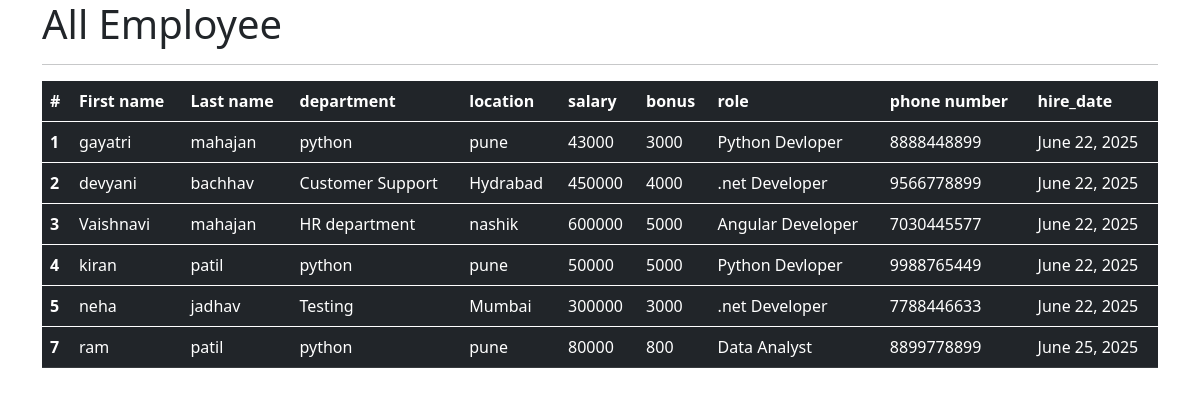
The app's page /all_emp with its own data.
### emp_app/models.py (models this page shows, shortened)
class Employee(models.Model):
    first_name = models.CharField(max_length=100, null=False)
    last_name = models.CharField(max_length=100)
    dept = models.ForeignKey(Department, on_delete=models.CASCADE)
    salary = models.IntegerField(default=0)
    bonus = models.IntegerField(default=0)
    role = models.ForeignKey(Role, on_delete=models.CASCADE)
    phone  = models.IntegerField(default=0)
    hire_date = models.DateField()
    def __str__(self):
        return "%s %s %s"%(self.first_name , self.last_name,self.phone)

class Department(models.Model):
    name = models.CharField(max_length=100,null=False)
    location = models.CharField(max_length=100)

class Role(models.Model):
    name = models.CharField(max_length=100 ,null=False)

### emp_app/views.py (the view)
# urls.py: path('all_emp',views.all_emp, name="all_emp"),
def all_emp(request):
    emps = Employee.objects.all()
    context = {
        'emps' :emps
    }
    print(context)
    return render(request,'all_emp.html',context)

### emp_app/templates/all_emp.html (shortened to what this page needs)
<!doctype html>
<html lang="en">
  <head>
    <link href="https://cdn.jsdelivr.net/npm/bootstrap@5.0.2/dist/css/bootstrap.min.css" rel="stylesheet">
  </head>
  <body>
 <div class="container">
  <h1>All Employee </h1>
  <hr>
  <table class="table  table-dark ">
  <thead>
    <tr>
      <th scope="col">#</th>
      <th scope="col">First name</th>
      <th scope="col">Last name</th>
      <th scope="col">department</th>
      <th scope="col">location</th>
      <th scope="col">salary</th>
      <th scope="col">bonus</th>
      <th scope="col">role</th>
      <th scope="col">phone number</th>
      <th scope="col">hire_date</th>
    </tr>
  </thead>
  {% for emp in emps %}
  <tbody>
    <tr>
      <th scope="row">{{emp.id}}</th>
      <td>{{emp.first_name}}</td>
      <td>{{emp.last_name}}</td>
      <td>{{emp.dept.name}}</td>
      <td>{{emp.dept.location}}</td>
      <td>{{emp.salary}}</td>
      <td>{{emp.bonus}}</td>
      <td>{{emp.role.name}}</td>
      <td>{{emp.phone}}</td>
      <td>{{emp.hire_date}}</td>
    </tr>
  </tbody>
  {% endfor %}
</table>
</div>
  </body>
</html>

### records on screen
Employee: id "1", first_name "gayatri", last_name "mahajan", dept.name "python", dept.location "pune", salary "43000", bonus "3000", role.name "Python Devloper", phone "8888448899", hire_date "June 22, 2025"
Employee: id "2", first_name "devyani", last_name "bachhav", dept.name "Customer Support", dept.location "Hydrabad", salary "450000", bonus "4000", role.name ".net Developer", phone "9566778899", hire_date "June 22, 2025"
Employee: id "3", first_name "Vaishnavi", last_name "mahajan", dept.name "HR department", dept.location "nashik", salary "600000", bonus "5000", role.name "Angular Developer", phone "7030445577", hire_date "June 22, 2025"
Employee: id "4", first_name "kiran", last_name "patil", dept.name "python", dept.location "pune", salary "50000", bonus "5000", role.name "Python Devloper", phone "9988765449", hire_date "June 22, 2025"
Employee: id "5", first_name "neha", last_name "jadhav", dept.name "Testing", dept.location "Mumbai", salary "300000", bonus "3000", role.name ".net Developer", phone "7788446633", hire_date "June 22, 2025"
Employee: id "7", first_name "ram", last_name "patil", dept.name "python", dept.location "pune", salary "80000", bonus "800", role.name "Data Analyst", phone "8899778899", hire_date "June 25, 2025"
